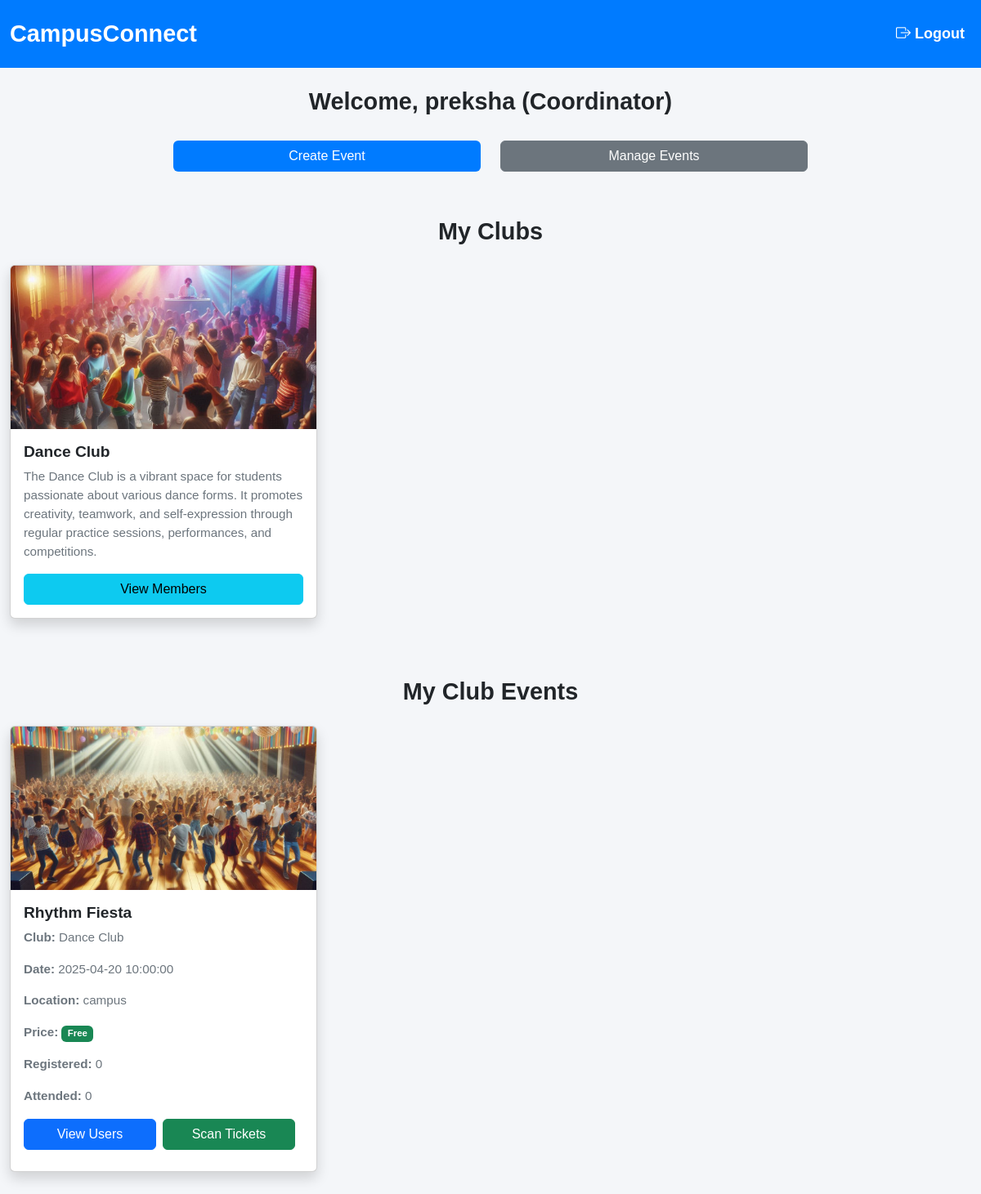
The app's page /views/coordinator/dashboard.php (signed in) with its own data.
### tables this page shows
CREATE TABLE `clubs` (
  `id` int(11) NOT NULL,
  `name` varchar(255) NOT NULL,
  `description` text NOT NULL,
  `coordinator_id` int(11) DEFAULT NULL,
  `created_at` timestamp NOT NULL DEFAULT current_timestamp(),
  `image_path` varchar(255) DEFAULT NULL
);

CREATE TABLE `events` (
  `id` int(11) NOT NULL,
  `club_id` int(11) NOT NULL,
  `name` varchar(255) NOT NULL,
  `description` text DEFAULT NULL,
  `event_date` datetime NOT NULL,
  `location` varchar(255) DEFAULT NULL,
  `price` decimal(10,2) DEFAULT 0.00,
  `created_by` int(11) NOT NULL,
  `image_path` varchar(255) DEFAULT NULL
);

### views/coordinator/dashboard.php (the view, shortened to what this page needs)
<?php
include(__DIR__ . "/../../config/db.php");
$coordinator_id = $_SESSION['user_id'];
$clubs_query = $conn->prepare("SELECT id, name, description, image_path FROM clubs WHERE coordinator_id = ?");
$clubs_query->bind_param("i", $coordinator_id);
$clubs_query->execute();
$clubs_result = $clubs_query->get_result();
$events_query = $conn->prepare("
    SELECT e.id, e.name AS event_name, e.event_date, e.location, e.price, e.image_path, c.name AS club_name,
           (SELECT COUNT(*) FROM event_registrations WHERE event_id = e.id) AS total_registered,
           (SELECT COUNT(*) FROM event_registrations WHERE event_id = e.id AND is_scanned = 1) AS attended_count
    FROM events e
    JOIN clubs c ON e.club_id = c.id
    WHERE c.coordinator_id = ?");
$events_query->bind_param("i", $coordinator_id);
$events_query->execute();
$events_result = $events_query->get_result();
?>
<!DOCTYPE html>
<html lang="en">
<head>
    <link rel="stylesheet" href="../../assets/css/style.css">
    <link href="https://cdn.jsdelivr.net/npm/bootstrap@5.3.0/dist/css/bootstrap.min.css" rel="stylesheet">
    <link href="https://cdn.jsdelivr.net/npm/bootstrap-icons/font/bootstrap-icons.css" rel="stylesheet">
</head>
<body>
<nav class="navbar navbar-expand-lg">
    <div class="container">
        <a class="navbar-brand" href="#">CampusConnect</a>
       <div class="collapse navbar-collapse" id="navbarNav">
            <ul class="navbar-nav ms-auto">
                <li class="nav-item">
                    <a class="nav-link text-danger" href="../../controller/logout.php"><i class="bi bi-box-arrow-right"></i> Logout</a>
                </li>
            </ul>
        </div>
    </div>
</nav>
<div class="container mt-4">
    <h2 class="text-center section-title">Welcome, <?php echo htmlspecialchars($_SESSION['user_name']); ?> (Coordinator)</h2>
<div class="row mt-4 justify-content-center">
    <div class="col-md-4 mb-2">
        <a href="create_event.php" class="btn btn-custom w-100">Create Event</a>
    </div>
    <div class="col-md-4 mb-2">
        <a href="manage_events.php" class="btn btn-secondary w-100">Manage Events</a>
    </div>
</div>
    <section class="clubs mt-5">
        <h3 class="text-center mb-4 section-title">My Clubs</h3>
        <div class="row">
            <?php if ($clubs_result->num_rows > 0) { ?>
                <?php while ($club = $clubs_result->fetch_assoc()) { ?>
                    <div class="col-md-4 mb-4">
                        <div class="card shadow">
                            <img src="<?php echo '/Campus_connect/uploads/clubs/' . $club['image_path']; ?>" class="card-img-top" alt="Event Image">
                            <div class="card-body">
                                <h5 class="card-title"><?php echo htmlspecialchars($club['name']); ?></h5>
                                <p class="card-text"><?php echo htmlspecialchars($club['description']); ?></p>
                                <a href="view_joined_users.php?club_id=<?php echo $club['id']; ?>" class="btn btn-info w-100">View Members</a>
                            </div>
                        </div>
                    </div>
                <?php } ?>
            <?php } else { ?>
                <p class="alert alert-warning text-center">No clubs assigned to you.</p>
            <?php } ?>
        </div>
    </section>
    <section class="events mt-5">
        <h3 class="text-center mb-4 section-title">My Club Events</h3>
        <div class="row">
            <?php if ($events_result->num_rows > 0) { ?>
                <?php while ($event = $events_result->fetch_assoc()) { ?>
                    <div class="col-md-4 mb-4">
                        <div class="card shadow">
                           <img src="<?php echo '/Campus_connect/' . $event['image_path']; ?>" class="card-img-top" alt="Event Image">
                            <div class="card-body">
                                <h5 class="card-title"><?php echo htmlspecialchars($event['event_name']); ?></h5>
                                <p class="card-text"><strong>Club:</strong> <?php echo htmlspecialchars($event['club_name']); ?></p>
                                <p class="card-text"><strong>Date:</strong> <?php echo htmlspecialchars($event['event_date']); ?></p>
                                <p class="card-text"><strong>Location:</strong> <?php echo htmlspecialchars($event['location']); ?></p>
                                <p class="card-text">
                                    <strong>Price:</strong>
                                    <?php echo ($event['price'] == 0) ? '<span class="badge bg-success">Free</span>' : '$' . htmlspecialchars($event['price']); ?>
                                </p>
                                <p class="card-text"><strong>Registered:</strong> <?php echo $event['total_registered']; ?></p>
                                <p class="card-text"><strong>Attended:</strong> <?php echo $event['attended_count']; ?></p>
                                <div class="d-flex">
                                    <a href="registered_users.php?event_id=<?php echo $event['id']; ?>" class="btn btn-primary w-50 me-2">View Users</a>
                                    <a href="scan_ticket.php?event_id=<?php echo $event['id']; ?>" class="btn btn-success w-50">Scan Tickets</a>
                                </div>
                            </div>
                        </div>
                    </div>
                <?php } ?>
            <?php } else { ?>
                <p class="alert alert-info text-center">No events available.</p>
            <?php } ?>
        </div>
    </section>
</div>
</body>
</html>

### assets/css/style.css (style rules this page uses)
body { font-family: Arial, sans-serif; margin: 0; padding: 0; }
.navbar { display: flex; justify-content: space-between; padding: 10px; background-color: #007bff; color: white; }
.navbar-brand { font-weight: bold; color: black !important; font-size: 1.5rem; }

### views/coordinator/dashboard.php (style rules this page uses)
body { font-family: 'Arial', sans-serif; background-color: #f4f6f9; }
.navbar { background-color: #007bff; padding: 15px 0; }
.navbar-brand { font-weight: bold; color: white !important; font-size: 1.8rem; }
.navbar-nav .nav-link { color: white !important; font-size: 18px; }
.container { max-width: 1200px; }
.btn-custom { background-color: #007bff; color: white; font-size: 16px; transition: background-color 0.3s ease; }
.card { transition: transform 0.3s ease, box-shadow 0.3s ease; }
.card-title { font-size: 1.2rem; font-weight: bold; }
.card-text { font-size: 0.95rem; color: #6c757d; }
.card-img-top { height: 200px; object-fit: cover; }
.text-danger { font-weight: bold; }
.section-title { font-size: 1.8rem; font-weight: bold; margin-bottom: 30px; }
.row { margin-bottom: 30px; }
.d-flex .btn { margin: 0 10px 10px 0; }

### records on screen
clubs: image_path (picture), name "Dance Club", description "The Dance Club is a vibrant space for students passionate about various dance forms. It promotes creativity, teamwork, and self-expression through regular practice sessions, performances, and competitions."
events: image_path (picture), name "Rhythm Fiesta", club.name "Dance Club", event_date "2025-04-20 10:00:00", location "campus", price "Free", total_registered "0", attended_count "0"

### other values on screen
$_SESSION['user_name'] "preksha"
